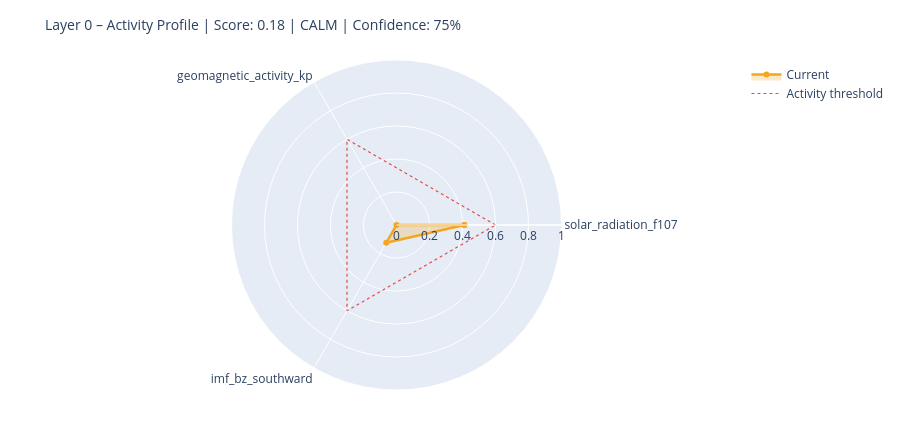

The notebook cell this image was saved under:
### Markdown cell above
---
## 6. State Assessment & Handoff to Layer 1

### Code cell
# ============================================================
# STEP 1 – Collect raw values with source modes
# Mode: 'primary' | 'fallback_3h' | 'last_valid' | 'missing'
# ============================================================

def safe_last(df, col):
    if df is None or col not in df.columns: return None
    s = df[col].dropna()
    return float(s.iloc[-1]) if not s.empty else None

f107_now = safe_last(df_f107, 'f10.7')
bz_now   = safe_last(df_mag,  'bz_gsm')
kp_now   = safe_last(df_kp,   'kp')
sw_now   = safe_last(df_sw,   'speed')

source_modes = {
    'F10.7':    'primary'  if f107_now is not None else 'missing',
    'Kp':       'primary'  if kp_now   is not None else 'missing',
    'IMF_Bz':   'primary'  if bz_now   is not None else 'missing',
    'SW_speed': 'primary'  if sw_now   is not None else 'missing',
}

# Kp Fallback – 3h endpoint
if kp_now is None:
    try:
        r = requests.get(
            'https://services.swpc.noaa.gov/json/noaa-planetary-k-index.json',
            timeout=10)
        r.raise_for_status()
        fb = pd.DataFrame(r.json())
        tc = next((c for c in fb.columns if 'time' in c.lower()), fb.columns[0])
        kc = next((c for c in fb.columns if 'kp' in c.lower() and c != tc), None)
        if kc:
            fb[kc] = fb[kc].astype(str).str.extract(r'([0-9]+(?:\.[0-9]*)?)')[0]
            fb[kc] = pd.to_numeric(fb[kc], errors='coerce')
            fb = fb[fb[kc] >= 0].dropna(subset=[kc])
            if not fb.empty:
                kp_now = float(fb[kc].iloc[-1])
                source_modes['Kp'] = 'fallback_3h'
                print(f'  Kp fallback (3h): {kp_now:.1f}')
    except Exception as e:
        print(f'  Kp fallback failed: {e}')

# Solar Wind Fallback – last valid value
if sw_now is None and df_sw is not None and 'speed' in df_sw.columns:
    s = df_sw['speed'].dropna()
    if not s.empty:
        sw_now = float(s.iloc[-1])
        source_modes['SW_speed'] = 'last_valid'
        print(f'  SW fallback (last_valid): {sw_now:.0f} km/s')

print()
print('Source modes:', source_modes)

# ============================================================
# STEP 2 – Score from available components only
# ============================================================

def norm(v, lo, hi):
    if v is None: return None
    return max(0.0, min(1.0, (v - lo) / (hi - lo)))

COMPONENTS = {
    'solar_radiation_f107':    (f107_now, norm(f107_now, 60, 250)),
    'geomagnetic_activity_kp': (kp_now,   norm(kp_now,   0,   9)),
    'imf_bz_southward':        (bz_now,   norm(-(bz_now or 0) if bz_now else None, -5, 30)
                                           if bz_now is not None else None),
    'solar_wind_speed':        (sw_now,   norm(sw_now, 300, 800)),
}

available   = {k: v[1] for k, v in COMPONENTS.items() if v[1] is not None}
unavailable = [k for k, v in COMPONENTS.items() if v[1] is None]

layer0_score = round(sum(available.values()) / len(available), 4) if available else None
confidence   = round(len(available) / len(COMPONENTS), 2)

level = ('unknown'  if layer0_score is None
         else 'calm'     if layer0_score < 0.3
         else 'moderate' if layer0_score < 0.6
         else 'active')

# ============================================================
# STEP 3 – Dominant Driver
# ============================================================

def dominant_driver(kp, f107, bz, sw):
    candidates = []
    if kp   is not None and kp   >= 4:   candidates.append(('geomagnetic',    kp / 9))
    if sw   is not None and sw   >= 500:  candidates.append(('solar_wind',     sw / 800))
    if bz   is not None and bz   <= -5:   candidates.append(('imf_southward',  abs(bz) / 30))
    if f107 is not None and f107 >= 150:  candidates.append(('solar_radiation',f107 / 250))
    return max(candidates, key=lambda x: x[1])[0] if candidates else 'none'

driver = dominant_driver(kp_now, f107_now, bz_now, sw_now)

# ============================================================
# STEP 4 – Downstream expectations
# ============================================================

def downstream_expectation(driver, score, kp, bz, f107):
    exp = {
        'magnetosphere':        'calm',
        'ionosphere':           'calm',
        'schumann_resonance':   'unchanged',
        'lithosphere_currents': 'low',
    }
    if driver == 'geomagnetic' or (kp and kp >= 5):
        exp['magnetosphere']        = 'compressed / storm'
        exp['ionosphere']           = 'elevated disturbance (TEC variability)'
        exp['schumann_resonance']   = 'elevated amplitude possible'
        exp['lithosphere_currents'] = 'elevated induction currents'
    elif driver == 'imf_southward' or (bz and bz <= -5):
        exp['magnetosphere']        = 'energy coupling active'
        exp['ionosphere']           = 'elevated electron density possible'
        exp['schumann_resonance']   = 'slight modulation possible'
    elif driver == 'solar_radiation' or (f107 and f107 >= 150):
        exp['ionosphere']           = 'elevated ionization (F-layer)'
        exp['schumann_resonance']   = 'slightly elevated background activity'
    return exp

downstream = downstream_expectation(driver, layer0_score, kp_now, bz_now, f107_now)

# ============================================================
# CONSOLE OUTPUT
# ============================================================

W = 58
print('=' * W)
print('LAYER 0 – STATE ASSESSMENT')
print('=' * W)
for name, (raw_v, score_v) in COMPONENTS.items():
    if score_v is not None:
        bar = '█' * int(score_v * 20) + '░' * (20 - int(score_v * 20))
        print(f'  {name:<35}  {bar}  {score_v:.2f}')
    else:
        print(f'  {name:<35}  {"─" * 20}  n/a')
print('-' * W)
print(f'  Score ({len(available)}/{len(COMPONENTS)} components):  {layer0_score:.3f}')
print(f'  Confidence:         {confidence:.0%}')
print(f'  Level:              {level.upper()}')
print(f'  Dominant Driver:    {driver}')

# Radar chart
cats = list(available.keys())
vals = list(available.values())
if len(cats) >= 3:
    fig = go.Figure()
    fig.add_trace(go.Scatterpolar(
        r=vals + [vals[0]], theta=cats + [cats[0]],
        fill='toself', fillcolor='rgba(242,166,35,0.25)',
        line=dict(color='#F2A623', width=2.5), name='Current'
    ))
    fig.add_trace(go.Scatterpolar(
        r=[0.6] * (len(cats) + 1), theta=cats + [cats[0]],
        line=dict(color='#E24B4A', dash='dot', width=1.2),
        mode='lines', name='Activity threshold'
    ))
    fig.update_layout(
        title=dict(text=f'Layer 0 – Activity Profile | Score: {layer0_score:.2f} | {level.upper()} | Confidence: {confidence:.0%}',
                   font=dict(size=14)),
        polar=dict(radialaxis=dict(visible=True, range=[0, 1])),
        height=430, showlegend=True,
        margin=dict(l=60, r=60, t=60, b=40)
    )
    fig.show()

### Figure 1 — Plotly figure (JSON) as saved in the notebook; plotly's stock layout.template omitted (floating-point values rounded to 4 significant figures)
{"data": [{"fill": "toself", "fillcolor": "rgba(242,166,35,0.25)", "line": {"color": "#F2A623", "width": 2.5}, "name": "Current", "r": [0.4116, 0.0, 0.1243, 0.4116], "theta": ["solar_radiation_f107", "geomagnetic_activity_kp", "imf_bz_southward", "solar_radiation_f107"], "type": "scatterpolar"}, {"line": {"color": "#E24B4A", "dash": "dot", "width": 1.2}, "mode": "lines", "name": "Activity threshold", "r": [0.6, 0.6, 0.6, 0.6], "theta": ["solar_radiation_f107", "geomagnetic_activity_kp", "imf_bz_southward", "solar_radiation_f107"], "type": "scatterpolar"}], "layout": {"height": 430, "margin": {"b": 40, "l": 60, "r": 60, "t": 60}, "polar": {"radialaxis": {"range": [0, 1], "visible": true}}, "showlegend": true, "title": {"font": {"size": 14}, "text": "Layer 0 – Activity Profile | Score: 0.18 | CALM | Confidence: 75%"}}}
